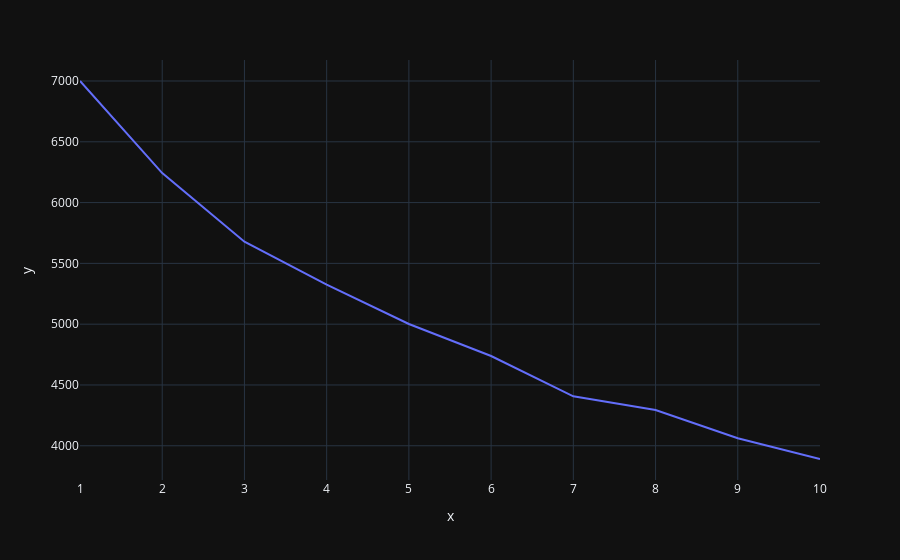

The code cell stored with this chart in its notebook:
### Markdown cell above
### Test 1: Kmeans clustering with encoded categorical features

### Code cell
# Use LabelEncoder to encode the categorical groupings
le = LabelEncoder()

feature_cols = df.select_dtypes('object').columns

# Create the labeled features
features = pd.DataFrame()
for col in feature_cols:
    features[f'{col}_enc'] = le.fit_transform(df[col])

# Scale the features
ss = StandardScaler()
features_scaled = ss.fit_transform(features)

# Range of k values to test
k_values = range(1, 11)
wcss = []

# Run KMeans for each k and calculate WCSS
for k in k_values:
    kmeans = KMeans(n_clusters=k, random_state=0)
    kmeans.fit(features_scaled)
    wcss.append(kmeans.inertia_)  # Inertia is the WCSS

res = np.array([k_values, wcss]).T

# Plot the elbow plot
fig = px.line(res, x=res[:,0], y=res[:,1])
fig.show()

### Figure 1 — Plotly figure (JSON) as saved in the notebook; plotly's stock layout.template omitted (floating-point values rounded to 4 significant figures)
{"data": [{"hovertemplate": "x=%{x}<br>y=%{y}<extra></extra>", "legendgroup": "", "line": {"color": "#636efa", "dash": "solid"}, "marker": {"symbol": "circle"}, "mode": "lines", "name": "", "orientation": "v", "showlegend": false, "type": "scatter", "x": [1, 2, 3, 4, 5, 6, 7, 8, 9, 10], "xaxis": "x", "y": [7000.0, 6242.0, 5678.0, 5325.0, 5002.0, 4738.0, 4407.0, 4295.0, 4062.0, 3891.0], "yaxis": "y"}], "layout": {"legend": {"tracegroupgap": 0}, "margin": {"t": 60}, "xaxis": {"anchor": "y", "domain": [0, 1], "title": {"text": "x"}}, "yaxis": {"anchor": "x", "domain": [0, 1], "title": {"text": "y"}}}}
